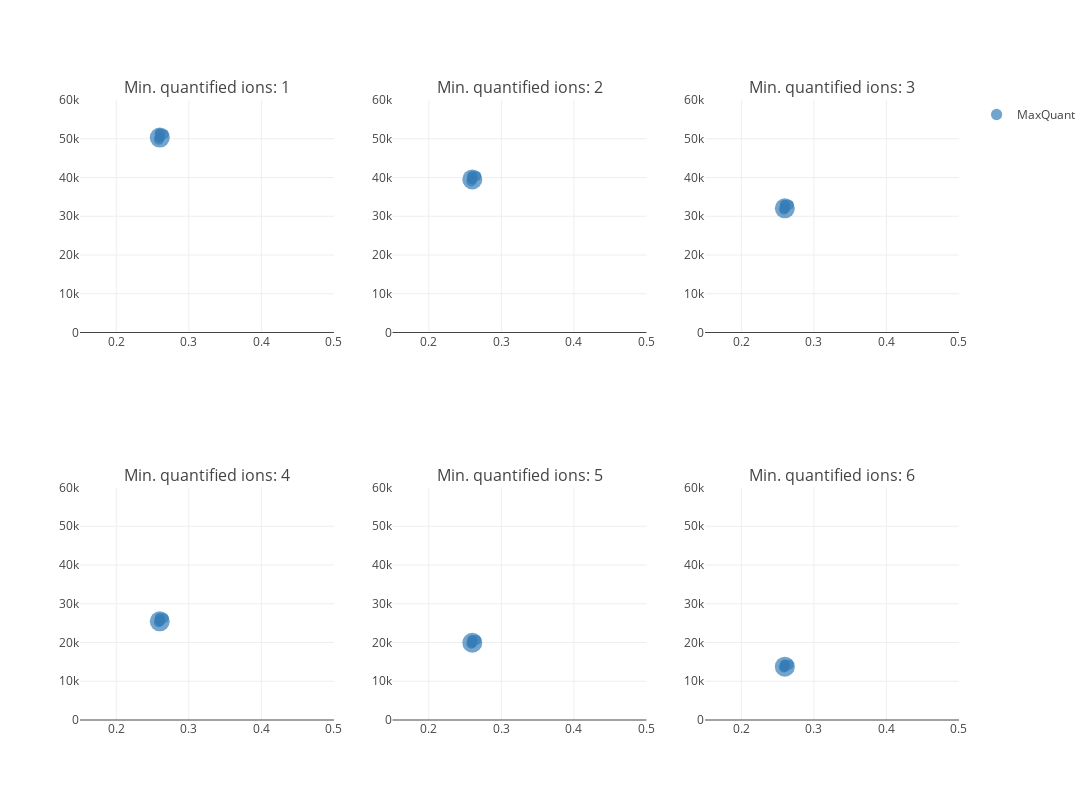

The cell this chart's notebook holds for it:
### Code cell
plot, results_versioning = plot_performance_metrics_all_filters(file_paths_maxquant, x_range=[0.15, 0.5], y_range=[0, 60000], metric="Mean")
plot

### Figure 1 — Plotly figure (JSON) as saved in the notebook; plotly's stock layout.template omitted (floating-point values rounded to 4 significant figures)
{"data": [{"hovertext": ["ProteoBench ID: MaxQuant_20250120_161444<br>Software tool: MaxQuant 1.5.2.8<br>Comment (private submission): 1.5.2.8", "ProteoBench ID: MaxQuant_20250120_161507<br>Software tool: MaxQuant 1.5.3.30<br>Comment (private submission): 1.5.3.30", "ProteoBench ID: MaxQuant_20250120_161530<br>Software tool: MaxQuant 1.5.3.30<br>Comment (private submission): 1.5.3.30_replicate", "ProteoBench ID: MaxQuant_20250120_161553<br>Software tool: MaxQuant 1.5.8.2<br>Comment (private submission): 1.5.8.2", "ProteoBench ID: MaxQuant_20250120_161616<br>Software tool: MaxQuant 1.6.3.3<br>Comment (private submission): 1.6.3.3", "ProteoBench ID: MaxQuant_20250120_161635<br>Software tool: MaxQuant 2.1.3.0<br>Comment (private submission): 2.1.3.0", "ProteoBench ID: MaxQuant_20250120_161659<br>Software tool: MaxQuant 2.1.4.0<br>Comment (private submission): 2.1.4.0", "ProteoBench ID: MaxQuant_20250120_161716<br>Software tool: MaxQuant 2.5.1.0<br>Comment (private submission): 2.5.1.0"], "marker": {"color": ["#377eb8", "#377eb8", "#377eb8", "#377eb8", "#377eb8", "#377eb8", "#377eb8", "#377eb8"], "showscale": false, "size": [10, 10, 10, 10, 10, 10, 10, 20]}, "mode": "markers", "name": "MaxQuant", "type": "scatter", "x": [0.2655, 0.26, 0.2599, 0.2587, 0.2595, 0.26, 0.26, 0.2599], "xaxis": "x", "y": [51193, 51345, 51319, 49749, 50360, 50337, 50338, 50302], "yaxis": "y"}, {"hovertext": ["ProteoBench ID: MaxQuant_20250120_161444<br>Software tool: MaxQuant 1.5.2.8<br>Comment (private submission): 1.5.2.8", "ProteoBench ID: MaxQuant_20250120_161507<br>Software tool: MaxQuant 1.5.3.30<br>Comment (private submission): 1.5.3.30", "ProteoBench ID: MaxQuant_20250120_161530<br>Software tool: MaxQuant 1.5.3.30<br>Comment (private submission): 1.5.3.30_replicate", "ProteoBench ID: MaxQuant_20250120_161553<br>Software tool: MaxQuant 1.5.8.2<br>Comment (private submission): 1.5.8.2", "ProteoBench ID: MaxQuant_20250120_161616<br>Software tool: MaxQuant 1.6.3.3<br>Comment (private submission): 1.6.3.3", "ProteoBench ID: MaxQuant_20250120_161635<br>Software tool: MaxQuant 2.1.3.0<br>Comment (private submission): 2.1.3.0", "ProteoBench ID: MaxQuant_20250120_161659<br>Software tool: MaxQuant 2.1.4.0<br>Comment (private submission): 2.1.4.0", "ProteoBench ID: MaxQuant_20250120_161716<br>Software tool: MaxQuant 2.5.1.0<br>Comment (private submission): 2.5.1.0"], "marker": {"color": ["#377eb8", "#377eb8", "#377eb8", "#377eb8", "#377eb8", "#377eb8", "#377eb8", "#377eb8"], "showscale": false, "size": [10, 10, 10, 10, 10, 10, 10, 20]}, "mode": "markers", "name": "MaxQuant", "showlegend": false, "type": "scatter", "x": [0.2655, 0.26, 0.2599, 0.2587, 0.2595, 0.26, 0.26, 0.2599], "xaxis": "x2", "y": [40352, 40392, 40341, 38998, 39569, 39532, 39532, 39512], "yaxis": "y2"}, {"hovertext": ["ProteoBench ID: MaxQuant_20250120_161444<br>Software tool: MaxQuant 1.5.2.8<br>Comment (private submission): 1.5.2.8", "ProteoBench ID: MaxQuant_20250120_161507<br>Software tool: MaxQuant 1.5.3.30<br>Comment (private submission): 1.5.3.30", "ProteoBench ID: MaxQuant_20250120_161530<br>Software tool: MaxQuant 1.5.3.30<br>Comment (private submission): 1.5.3.30_replicate", "ProteoBench ID: MaxQuant_20250120_161553<br>Software tool: MaxQuant 1.5.8.2<br>Comment (private submission): 1.5.8.2", "ProteoBench ID: MaxQuant_20250120_161616<br>Software tool: MaxQuant 1.6.3.3<br>Comment (private submission): 1.6.3.3", "ProteoBench ID: MaxQuant_20250120_161635<br>Software tool: MaxQuant 2.1.3.0<br>Comment (private submission): 2.1.3.0", "ProteoBench ID: MaxQuant_20250120_161659<br>Software tool: MaxQuant 2.1.4.0<br>Comment (private submission): 2.1.4.0", "ProteoBench ID: MaxQuant_20250120_161716<br>Software tool: MaxQuant 2.5.1.0<br>Comment (private submission): 2.5.1.0"], "marker": {"color": ["#377eb8", "#377eb8", "#377eb8", "#377eb8", "#377eb8", "#377eb8", "#377eb8", "#377eb8"], "showscale": false, "size": [10, 10, 10, 10, 10, 10, 10, 20]}, "mode": "markers", "name": "MaxQuant", "showlegend": false, "type": "scatter", "x": [0.2655, 0.26, 0.2599, 0.2587, 0.2595, 0.26, 0.26, 0.2599], "xaxis": "x3", "y": [32935, 32936, 32892, 31676, 32077, 32032, 32032, 32034], "yaxis": "y3"}, {"hovertext": ["ProteoBench ID: MaxQuant_20250120_161444<br>Software tool: MaxQuant 1.5.2.8<br>Comment (private submission): 1.5.2.8", "ProteoBench ID: MaxQuant_20250120_161507<br>Software tool: MaxQuant 1.5.3.30<br>Comment (private submission): 1.5.3.30", "ProteoBench ID: MaxQuant_20250120_161530<br>Software tool: MaxQuant 1.5.3.30<br>Comment (private submission): 1.5.3.30_replicate", "ProteoBench ID: MaxQuant_20250120_161553<br>Software tool: MaxQuant 1.5.8.2<br>Comment (private submission): 1.5.8.2", "ProteoBench ID: MaxQuant_20250120_161616<br>Software tool: MaxQuant 1.6.3.3<br>Comment (private submission): 1.6.3.3", "ProteoBench ID: MaxQuant_20250120_161635<br>Software tool: MaxQuant 2.1.3.0<br>Comment (private submission): 2.1.3.0", "ProteoBench ID: MaxQuant_20250120_161659<br>Software tool: MaxQuant 2.1.4.0<br>Comment (private submission): 2.1.4.0", "ProteoBench ID: MaxQuant_20250120_161716<br>Software tool: MaxQuant 2.5.1.0<br>Comment (private submission): 2.5.1.0"], "marker": {"color": ["#377eb8", "#377eb8", "#377eb8", "#377eb8", "#377eb8", "#377eb8", "#377eb8", "#377eb8"], "showscale": false, "size": [10, 10, 10, 10, 10, 10, 10, 20]}, "mode": "markers", "name": "MaxQuant", "showlegend": false, "type": "scatter", "x": [0.2655, 0.26, 0.2599, 0.2587, 0.2595, 0.26, 0.26, 0.2599], "xaxis": "x4", "y": [26272, 26287, 26256, 25213, 25570, 25484, 25485, 25468], "yaxis": "y4"}, {"hovertext": ["ProteoBench ID: MaxQuant_20250120_161444<br>Software tool: MaxQuant 1.5.2.8<br>Comment (private submission): 1.5.2.8", "ProteoBench ID: MaxQuant_20250120_161507<br>Software tool: MaxQuant 1.5.3.30<br>Comment (private submission): 1.5.3.30", "ProteoBench ID: MaxQuant_20250120_161530<br>Software tool: MaxQuant 1.5.3.30<br>Comment (private submission): 1.5.3.30_replicate", "ProteoBench ID: MaxQuant_20250120_161553<br>Software tool: MaxQuant 1.5.8.2<br>Comment (private submission): 1.5.8.2", "ProteoBench ID: MaxQuant_20250120_161616<br>Software tool: MaxQuant 1.6.3.3<br>Comment (private submission): 1.6.3.3", "ProteoBench ID: MaxQuant_20250120_161635<br>Software tool: MaxQuant 2.1.3.0<br>Comment (private submission): 2.1.3.0", "ProteoBench ID: MaxQuant_20250120_161659<br>Software tool: MaxQuant 2.1.4.0<br>Comment (private submission): 2.1.4.0", "ProteoBench ID: MaxQuant_20250120_161716<br>Software tool: MaxQuant 2.5.1.0<br>Comment (private submission): 2.5.1.0"], "marker": {"color": ["#377eb8", "#377eb8", "#377eb8", "#377eb8", "#377eb8", "#377eb8", "#377eb8", "#377eb8"], "showscale": false, "size": [10, 10, 10, 10, 10, 10, 10, 20]}, "mode": "markers", "name": "MaxQuant", "showlegend": false, "type": "scatter", "x": [0.2655, 0.26, 0.2599, 0.2587, 0.2595, 0.26, 0.26, 0.2599], "xaxis": "x5", "y": [20636, 20636, 20607, 19661, 19953, 19961, 19962, 19948], "yaxis": "y5"}, {"hovertext": ["ProteoBench ID: MaxQuant_20250120_161444<br>Software tool: MaxQuant 1.5.2.8<br>Comment (private submission): 1.5.2.8", "ProteoBench ID: MaxQuant_20250120_161507<br>Software tool: MaxQuant 1.5.3.30<br>Comment (private submission): 1.5.3.30", "ProteoBench ID: MaxQuant_20250120_161530<br>Software tool: MaxQuant 1.5.3.30<br>Comment (private submission): 1.5.3.30_replicate", "ProteoBench ID: MaxQuant_20250120_161553<br>Software tool: MaxQuant 1.5.8.2<br>Comment (private submission): 1.5.8.2", "ProteoBench ID: MaxQuant_20250120_161616<br>Software tool: MaxQuant 1.6.3.3<br>Comment (private submission): 1.6.3.3", "ProteoBench ID: MaxQuant_20250120_161635<br>Software tool: MaxQuant 2.1.3.0<br>Comment (private submission): 2.1.3.0", "ProteoBench ID: MaxQuant_20250120_161659<br>Software tool: MaxQuant 2.1.4.0<br>Comment (private submission): 2.1.4.0", "ProteoBench ID: MaxQuant_20250120_161716<br>Software tool: MaxQuant 2.5.1.0<br>Comment (private submission): 2.5.1.0"], "marker": {"color": ["#377eb8", "#377eb8", "#377eb8", "#377eb8", "#377eb8", "#377eb8", "#377eb8", "#377eb8"], "showscale": false, "size": [10, 10, 10, 10, 10, 10, 10, 20]}, "mode": "markers", "name": "MaxQuant", "showlegend": false, "type": "scatter", "x": [0.2655, 0.26, 0.2599, 0.2587, 0.2595, 0.26, 0.26, 0.2599], "xaxis": "x6", "y": [14287, 14305, 14277, 13565, 13802, 13766, 13765, 13766], "yaxis": "y6"}], "layout": {"annotations": [{"font": {"size": 16}, "showarrow": false, "text": "Min. quantified ions: 1", "x": 0.1444, "xanchor": "center", "xref": "paper", "y": 1, "yanchor": "bottom", "yref": "paper"}, {"font": {"size": 16}, "showarrow": false, "text": "Min. quantified ions: 2", "x": 0.5, "xanchor": "center", "xref": "paper", "y": 1, "yanchor": "bottom", "yref": "paper"}, {"font": {"size": 16}, "showarrow": false, "text": "Min. quantified ions: 3", "x": 0.8556, "xanchor": "center", "xref": "paper", "y": 1, "yanchor": "bottom", "yref": "paper"}, {"font": {"size": 16}, "showarrow": false, "text": "Min. quantified ions: 4", "x": 0.1444, "xanchor": "center", "xref": "paper", "y": 0.375, "yanchor": "bottom", "yref": "paper"}, {"font": {"size": 16}, "showarrow": false, "text": "Min. quantified ions: 5", "x": 0.5, "xanchor": "center", "xref": "paper", "y": 0.375, "yanchor": "bottom", "yref": "paper"}, {"font": {"size": 16}, "showarrow": false, "text": "Min. quantified ions: 6", "x": 0.8556, "xanchor": "center", "xref": "paper", "y": 0.375, "yanchor": "bottom", "yref": "paper"}], "height": 800, "width": 1200, "xaxis": {"anchor": "y", "domain": [0, 0.2889], "range": [0.15, 0.5]}, "xaxis2": {"anchor": "y2", "domain": [0.3556, 0.6444], "range": [0.15, 0.5]}, "xaxis3": {"anchor": "y3", "domain": [0.7111, 1], "range": [0.15, 0.5]}, "xaxis4": {"anchor": "y4", "domain": [0, 0.2889], "range": [0.15, 0.5]}, "xaxis5": {"anchor": "y5", "domain": [0.3556, 0.6444], "range": [0.15, 0.5]}, "xaxis6": {"anchor": "y6", "domain": [0.7111, 1], "range": [0.15, 0.5]}, "yaxis": {"anchor": "x", "domain": [0.625, 1], "range": [0, 60000]}, "yaxis2": {"anchor": "x2", "domain": [0.625, 1], "range": [0, 60000]}, "yaxis3": {"anchor": "x3", "domain": [0.625, 1], "range": [0, 60000]}, "yaxis4": {"anchor": "x4", "domain": [0, 0.375], "range": [0, 60000]}, "yaxis5": {"anchor": "x5", "domain": [0, 0.375], "range": [0, 60000]}, "yaxis6": {"anchor": "x6", "domain": [0, 0.375], "range": [0, 60000]}}}
